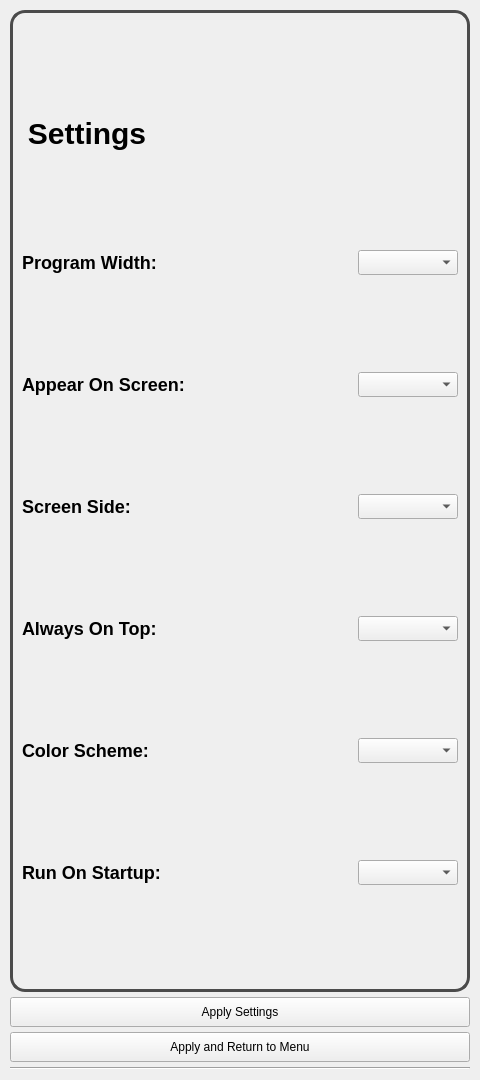
<?xml version="1.0" encoding="UTF-8"?>
<ui version="4.0">
 <class>Settings</class>
 <widget class="QWidget" name="Settings">
  <property name="geometry">
   <rect>
    <x>0</x>
    <y>0</y>
    <width>480</width>
    <height>1080</height>
   </rect>
  </property>
  <property name="minimumSize">
   <size>
    <width>360</width>
    <height>720</height>
   </size>
  </property>
  <property name="maximumSize">
   <size>
    <width>720</width>
    <height>10000</height>
   </size>
  </property>
  <property name="windowTitle">
   <string>Form</string>
  </property>
  <layout class="QVBoxLayout" name="verticalLayout">
   <property name="spacing">
    <number>5</number>
   </property>
   <property name="leftMargin">
    <number>10</number>
   </property>
   <property name="topMargin">
    <number>10</number>
   </property>
   <property name="rightMargin">
    <number>10</number>
   </property>
   <property name="bottomMargin">
    <number>10</number>
   </property>
   <item>
    <widget class="QFrame" name="frame">
     <property name="minimumSize">
      <size>
       <width>340</width>
       <height>500</height>
      </size>
     </property>
     <property name="maximumSize">
      <size>
       <width>700</width>
       <height>16777215</height>
      </size>
     </property>
     <property name="styleSheet">
      <string notr="true">#frame {
	background-color: transparent;
	border: 3px solid #4B4B4B;
	border-radius: 15px;
}</string>
     </property>
     <property name="frameShape">
      <enum>QFrame::Shape::StyledPanel</enum>
     </property>
     <property name="frameShadow">
      <enum>QFrame::Shadow::Raised</enum>
     </property>
     <layout class="QGridLayout" name="gridLayout">
      <item row="2" column="1">
       <widget class="QComboBox" name="ScreenNumberBox">
        <property name="sizePolicy">
         <sizepolicy hsizetype="Expanding" vsizetype="Fixed">
          <horstretch>0</horstretch>
          <verstretch>0</verstretch>
         </sizepolicy>
        </property>
        <property name="minimumSize">
         <size>
          <width>100</width>
          <height>25</height>
         </size>
        </property>
        <property name="maximumSize">
         <size>
          <width>200</width>
          <height>25</height>
         </size>
        </property>
        <property name="styleSheet">
         <string notr="true"/>
        </property>
       </widget>
      </item>
      <item row="3" column="1">
       <widget class="QComboBox" name="ScreenSideBox">
        <property name="sizePolicy">
         <sizepolicy hsizetype="Expanding" vsizetype="Fixed">
          <horstretch>0</horstretch>
          <verstretch>0</verstretch>
         </sizepolicy>
        </property>
        <property name="minimumSize">
         <size>
          <width>100</width>
          <height>25</height>
         </size>
        </property>
        <property name="maximumSize">
         <size>
          <width>200</width>
          <height>25</height>
         </size>
        </property>
        <property name="styleSheet">
         <string notr="true"/>
        </property>
        <property name="currentText">
         <string/>
        </property>
       </widget>
      </item>
      <item row="5" column="1">
       <widget class="QComboBox" name="ColorSchemeBox">
        <property name="sizePolicy">
         <sizepolicy hsizetype="Expanding" vsizetype="Fixed">
          <horstretch>0</horstretch>
          <verstretch>0</verstretch>
         </sizepolicy>
        </property>
        <property name="minimumSize">
         <size>
          <width>100</width>
          <height>25</height>
         </size>
        </property>
        <property name="maximumSize">
         <size>
          <width>200</width>
          <height>25</height>
         </size>
        </property>
        <property name="styleSheet">
         <string notr="true"/>
        </property>
       </widget>
      </item>
      <item row="0" column="0">
       <widget class="QLabel" name="SettingsLabel">
        <property name="minimumSize">
         <size>
          <width>130</width>
          <height>40</height>
         </size>
        </property>
        <property name="maximumSize">
         <size>
          <width>130</width>
          <height>40</height>
         </size>
        </property>
        <property name="styleSheet">
         <string notr="true">font-size: 30px;
font-weight: bold;</string>
        </property>
        <property name="text">
         <string>Settings</string>
        </property>
        <property name="alignment">
         <set>Qt::AlignmentFlag::AlignCenter</set>
        </property>
       </widget>
      </item>
      <item row="4" column="0">
       <widget class="QLabel" name="AlwaysOnTopLabel">
        <property name="sizePolicy">
         <sizepolicy hsizetype="Expanding" vsizetype="Preferred">
          <horstretch>2</horstretch>
          <verstretch>0</verstretch>
         </sizepolicy>
        </property>
        <property name="minimumSize">
         <size>
          <width>160</width>
          <height>25</height>
         </size>
        </property>
        <property name="maximumSize">
         <size>
          <width>600</width>
          <height>25</height>
         </size>
        </property>
        <property name="styleSheet">
         <string notr="true">font-size: 18px;
font-weight: bold;</string>
        </property>
        <property name="text">
         <string>Always On Top:</string>
        </property>
       </widget>
      </item>
      <item row="2" column="0">
       <widget class="QLabel" name="ScreenNumberLabel">
        <property name="sizePolicy">
         <sizepolicy hsizetype="Expanding" vsizetype="Preferred">
          <horstretch>2</horstretch>
          <verstretch>0</verstretch>
         </sizepolicy>
        </property>
        <property name="minimumSize">
         <size>
          <width>160</width>
          <height>25</height>
         </size>
        </property>
        <property name="maximumSize">
         <size>
          <width>600</width>
          <height>25</height>
         </size>
        </property>
        <property name="styleSheet">
         <string notr="true">font-size: 18px;
font-weight: bold;</string>
        </property>
        <property name="text">
         <string>Appear On Screen:</string>
        </property>
       </widget>
      </item>
      <item row="4" column="1">
       <widget class="QComboBox" name="AlwaysOnTopBox">
        <property name="sizePolicy">
         <sizepolicy hsizetype="Expanding" vsizetype="Fixed">
          <horstretch>0</horstretch>
          <verstretch>0</verstretch>
         </sizepolicy>
        </property>
        <property name="minimumSize">
         <size>
          <width>100</width>
          <height>25</height>
         </size>
        </property>
        <property name="maximumSize">
         <size>
          <width>200</width>
          <height>25</height>
         </size>
        </property>
        <property name="styleSheet">
         <string notr="true"/>
        </property>
       </widget>
      </item>
      <item row="5" column="0">
       <widget class="QLabel" name="ColorSchemeLabel">
        <property name="sizePolicy">
         <sizepolicy hsizetype="Expanding" vsizetype="Preferred">
          <horstretch>2</horstretch>
          <verstretch>0</verstretch>
         </sizepolicy>
        </property>
        <property name="minimumSize">
         <size>
          <width>160</width>
          <height>25</height>
         </size>
        </property>
        <property name="maximumSize">
         <size>
          <width>600</width>
          <height>25</height>
         </size>
        </property>
        <property name="styleSheet">
         <string notr="true">font-size: 18px;
font-weight: bold;</string>
        </property>
        <property name="text">
         <string>Color Scheme:</string>
        </property>
       </widget>
      </item>
      <item row="1" column="0">
       <widget class="QLabel" name="ProgramWidthLabel">
        <property name="sizePolicy">
         <sizepolicy hsizetype="Expanding" vsizetype="Preferred">
          <horstretch>2</horstretch>
          <verstretch>0</verstretch>
         </sizepolicy>
        </property>
        <property name="minimumSize">
         <size>
          <width>160</width>
          <height>25</height>
         </size>
        </property>
        <property name="maximumSize">
         <size>
          <width>600</width>
          <height>25</height>
         </size>
        </property>
        <property name="styleSheet">
         <string notr="true">font-size: 18px;
font-weight: bold;</string>
        </property>
        <property name="text">
         <string>Program Width: </string>
        </property>
       </widget>
      </item>
      <item row="1" column="1">
       <widget class="QComboBox" name="ProgramWidthBox">
        <property name="sizePolicy">
         <sizepolicy hsizetype="Expanding" vsizetype="Fixed">
          <horstretch>0</horstretch>
          <verstretch>0</verstretch>
         </sizepolicy>
        </property>
        <property name="minimumSize">
         <size>
          <width>100</width>
          <height>25</height>
         </size>
        </property>
        <property name="maximumSize">
         <size>
          <width>200</width>
          <height>25</height>
         </size>
        </property>
        <property name="styleSheet">
         <string notr="true"/>
        </property>
       </widget>
      </item>
      <item row="3" column="0">
       <widget class="QLabel" name="ScreenSideLabel">
        <property name="sizePolicy">
         <sizepolicy hsizetype="Expanding" vsizetype="Preferred">
          <horstretch>2</horstretch>
          <verstretch>0</verstretch>
         </sizepolicy>
        </property>
        <property name="minimumSize">
         <size>
          <width>160</width>
          <height>25</height>
         </size>
        </property>
        <property name="maximumSize">
         <size>
          <width>600</width>
          <height>25</height>
         </size>
        </property>
        <property name="styleSheet">
         <string notr="true">font-size: 18px;
font-weight: bold;</string>
        </property>
        <property name="text">
         <string>Screen Side:</string>
        </property>
       </widget>
      </item>
      <item row="6" column="1">
       <widget class="QComboBox" name="StartupBox">
        <property name="minimumSize">
         <size>
          <width>100</width>
          <height>25</height>
         </size>
        </property>
        <property name="maximumSize">
         <size>
          <width>200</width>
          <height>25</height>
         </size>
        </property>
        <property name="styleSheet">
         <string notr="true"/>
        </property>
       </widget>
      </item>
      <item row="6" column="0">
       <widget class="QLabel" name="StartupLabel">
        <property name="sizePolicy">
         <sizepolicy hsizetype="Expanding" vsizetype="Preferred">
          <horstretch>2</horstretch>
          <verstretch>0</verstretch>
         </sizepolicy>
        </property>
        <property name="minimumSize">
         <size>
          <width>160</width>
          <height>25</height>
         </size>
        </property>
        <property name="maximumSize">
         <size>
          <width>600</width>
          <height>25</height>
         </size>
        </property>
        <property name="styleSheet">
         <string notr="true">font-size: 18px;
font-weight: bold;</string>
        </property>
        <property name="text">
         <string>Run On Startup:</string>
        </property>
       </widget>
      </item>
     </layout>
    </widget>
   </item>
   <item>
    <widget class="QPushButton" name="ApplyButton">
     <property name="minimumSize">
      <size>
       <width>340</width>
       <height>30</height>
      </size>
     </property>
     <property name="maximumSize">
      <size>
       <width>700</width>
       <height>30</height>
      </size>
     </property>
     <property name="styleSheet">
      <string notr="true">
QPushButton:hover {
    background: palette(Midlight);
	color: white
}
</string>
     </property>
     <property name="text">
      <string>Apply Settings</string>
     </property>
    </widget>
   </item>
   <item>
    <widget class="QPushButton" name="BackButton">
     <property name="sizePolicy">
      <sizepolicy hsizetype="Maximum" vsizetype="Fixed">
       <horstretch>0</horstretch>
       <verstretch>0</verstretch>
      </sizepolicy>
     </property>
     <property name="minimumSize">
      <size>
       <width>340</width>
       <height>30</height>
      </size>
     </property>
     <property name="maximumSize">
      <size>
       <width>700</width>
       <height>30</height>
      </size>
     </property>
     <property name="styleSheet">
      <string notr="true">
QPushButton:hover {
    background: palette(Midlight);
	color: white
}
</string>
     </property>
     <property name="text">
      <string>Apply and Return to Menu</string>
     </property>
    </widget>
   </item>
   <item>
    <widget class="Line" name="line">
     <property name="orientation">
      <enum>Qt::Orientation::Horizontal</enum>
     </property>
    </widget>
   </item>
  </layout>
 </widget>
 <resources/>
 <connections/>
</ui>
